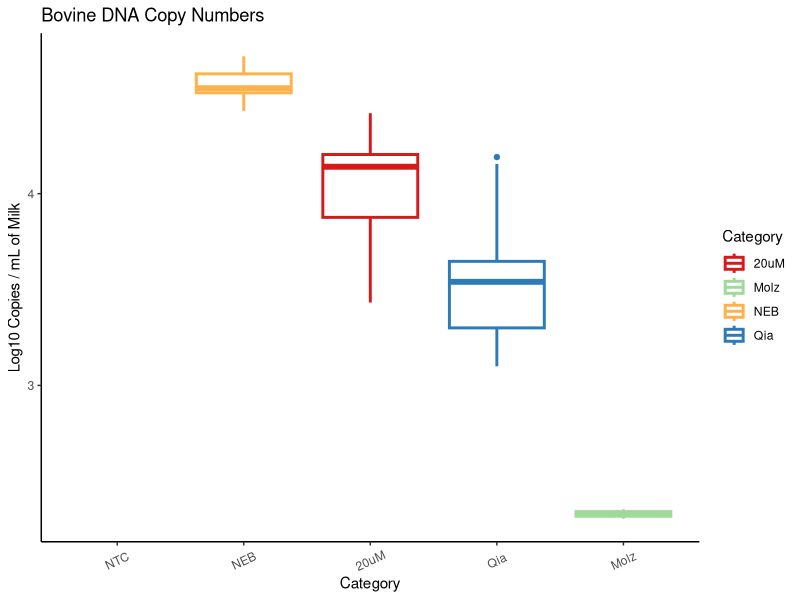
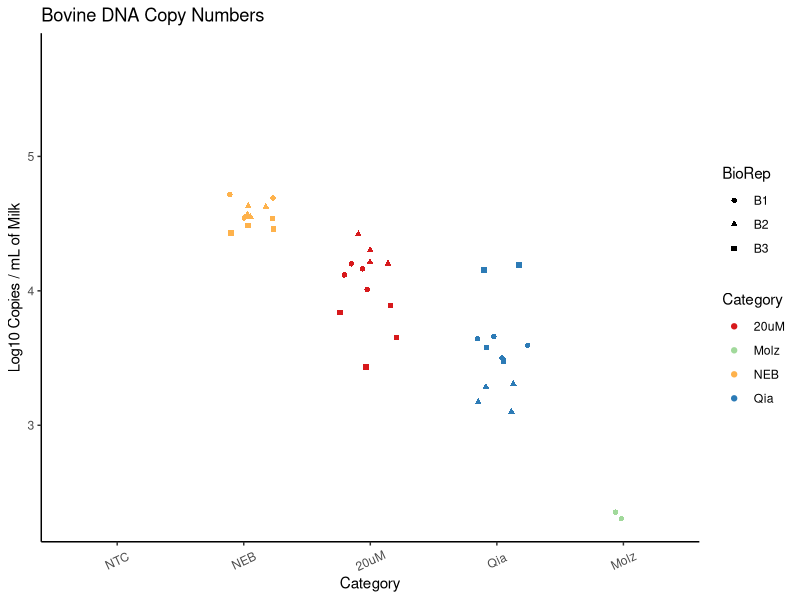

Write the R code that produced these figures, in order. (Note: this script raises an error after producing the figures.)
## ---- chunk 1
#Data File: OpenRefineHostDepletionData1.23.19
library(ggplot2)
library(dplyr)
library(emmeans)
library(multcompView)

#Read Data
AllData <- read.table("OpenRefineHostDepletionData1.23.19.txt", sep="\t",  fill = TRUE, header=TRUE)
SampleData <- AllData %>% filter(Category!="Standard") %>% filter(Category!="NEBdiluent")
dim (SampleData)

#Getting All variables and all levels within each

#sapply(SampleData, levels)
#SampleData %>% 
#     sapply(levels)

#Summary Statistics
SampleData.summary <- SampleData %>%
  group_by(Target.Name,Category,BioRep) %>%
  summarize(mean_CopyN_permLMilk=mean(LogCopiespermLofMilk,na.rm=T),
            st_dev=sd(LogCopiespermLofMilk,na.rm=T),
            n_missing=sum(is.na(LogCopiespermLofMilk)),
            n_total=n())
write.table (SampleData.summary, "SampleData.summary.txt", sep="\t" ) 
## ---- chunk 2

#Filter Subset from Sample Data
Bovine <- SampleData %>% filter(Target.Name=="BovineUXT")
dim(Bovine)

#Summary Statistics
Bovine.summary <- Bovine %>%
  group_by(Category) %>%
  summarize(mean_CopyN_permLMilk=mean(LogCopiespermLofMilk,na.rm=T),
            st_dev=sd(LogCopiespermLofMilk,na.rm=T),
            n_missing=sum(is.na(LogCopiespermLofMilk)),
            n_total=n())
write.table (Bovine.summary, "Bovine.summary.txt", sep="\t" )
## ---- chunk 3
#Plot Raw Means and Standard Deviations
Colors <- c("20uM" = "#d7191c", "Molz"= "#a1d99b", "NEB"= "#feb24c","NTC"= "#bdbdbd", "Qia"="#2c7bb6")
ggplot(data=Bovine,
       mapping=aes(x=Category,y=LogCopiespermLofMilk, color=Category, ylab="Copy Numbers")) +
  ylab ("Log10 Copies / mL of Milk")+
     geom_boxplot(lwd=1)+
  theme_bw()+
 ggtitle("Bovine DNA Copy Numbers")+
  scale_color_manual(values=Colors)+
  theme(panel.grid.major = element_blank())+
  theme(panel.grid.minor = element_blank())+
  theme(panel.background = element_blank())+
  theme(panel.border = element_blank())+
  theme(axis.line = element_line())+
  theme(axis.text.x=element_text(angle=25,vjust=0.5))+
  scale_x_discrete(limits=c("NTC", "NEB", "20uM", "Qia", "Molz"))

ggplot(data=Bovine,
       mapping=aes(x=Category,y=LogCopiespermLofMilk, color=Category, shape=BioRep)) +
  ylab ("Log10 Copies / mL of Milk")+
    geom_jitter(width=0.25)+
  ggtitle("Bovine DNA Copy Numbers")+
  theme_bw()+
  scale_color_manual(values=Colors)+
  theme(panel.grid.major = element_blank())+
  theme(panel.grid.minor = element_blank())+
  theme(panel.background = element_blank())+
  theme(panel.border = element_blank())+
  theme(axis.line = element_line())+
  theme(axis.text.x=element_text(angle=25,vjust=0.5))+
  scale_x_discrete(limits=c("NTC", "NEB", "20uM", "Qia", "Molz"))

## ---- chunk 4
# Model Selection
#3 linear models were compared: including BioRep only, qPCRefficiency only, and both as covariates. Best model fit was used as the final model. 
m_Bovine.LogCopiespermLofMilk1 <- lm( LogCopiespermLofMilk ~ Category + BioRep, data=Bovine )
summary(m_Bovine.LogCopiespermLofMilk1)

m_Bovine.LogCopiespermLofMilk2 <- lm( LogCopiespermLofMilk ~ Category + qPCRefficiency, data=Bovine )
summary(m_Bovine.LogCopiespermLofMilk2)

m_Bovine.LogCopiespermLofMilk3 <- lm( LogCopiespermLofMilk ~ Category + qPCRefficiency + BioRep, data=Bovine )
summary(m_Bovine.LogCopiespermLofMilk3)

anova(m_Bovine.LogCopiespermLofMilk1, m_Bovine.LogCopiespermLofMilk2)
# Model with qPCRefficiency does not have better fit than model with BioRep
anova(m_Bovine.LogCopiespermLofMilk2, m_Bovine.LogCopiespermLofMilk3)
# Model with both qPCRefficiency and BioRep does not have better fit than model with qPCRefficiency only
anova(m_Bovine.LogCopiespermLofMilk1, m_Bovine.LogCopiespermLofMilk3)
# Fit of model with both qPCRefficiency and BioRep is not different from fit of model with BioRep only
anova(m_Bovine.LogCopiespermLofMilk1, m_Bovine.LogCopiespermLofMilk2, m_Bovine.LogCopiespermLofMilk3)

AIC (m_Bovine.LogCopiespermLofMilk1)
AIC (m_Bovine.LogCopiespermLofMilk2)
AIC (m_Bovine.LogCopiespermLofMilk3)
# Final model chosen:
# Model 1: LogCopiespermLofMilk ~ Category + BioRep
## ---- chunk 5
# Fit Linear Model

m_Bovine.LogCopiespermLofMilk <- lm( LogCopiespermLofMilk ~ Category + BioRep, data=Bovine )
summary(m_Bovine.LogCopiespermLofMilk)

# Model Fit Plots

plot(x=predict(m_Bovine.LogCopiespermLofMilk),y=resid(m_Bovine.LogCopiespermLofMilk), col=Bovine$Category)
  
  # using ggplot2
Colors <- c("20uM" = "#d7191c", "Molz"= "#a1d99b", "NEB"= "#feb24c","NTC"= "#bdbdbd", "Qia"="#2c7bb6")
ggplot(m_Bovine.LogCopiespermLofMilk, aes(x=predict(m_Bovine.LogCopiespermLofMilk), y=resid(m_Bovine.LogCopiespermLofMilk), color=Category)) +
  geom_point()+
  theme_bw()+
  ggtitle("Bovine - Model Fit - Residuals vs Predicted")+
  scale_color_manual(values=Colors)+
  theme(panel.grid.major = element_blank())+
  theme(panel.grid.minor = element_blank())+
  theme(panel.background = element_blank())+
  theme(panel.border = element_blank())+
  theme(axis.line = element_line())+
  geom_hline(yintercept = 1) +
  geom_hline(yintercept = -1)

  # qqplots
qqnorm(resid(m_Bovine.LogCopiespermLofMilk),col=Bovine$Category)
qqline(resid(m_Bovine.LogCopiespermLofMilk))

summary(m_Bovine.LogCopiespermLofMilk)

#All residuals are < 1. 
## ---- chunk 6
# Check Tukey-adjusted pairwise comparison of kit estimates
m_Bovine.LogCopiespermLofMilk_emmeans <- emmeans(m_Bovine.LogCopiespermLofMilk,pairwise~Category)
# Use compact letter display for convenience
m_Bovine.LogCopiespermLofMilk_cld <- CLD(m_Bovine.LogCopiespermLofMilk_emmeans$emmeans,
                         Letters=LETTERS)
m_Bovine.LogCopiespermLofMilk_cld

# Get fitted values from model to plot with other software
emmeans(m_Bovine.LogCopiespermLofMilk,~ Category) %>%
  summary() %>%
  data.frame() 

# Plot fitted values from model
Colors <- c("20uM" = "#d7191c", "Molz"= "#a1d99b", "NEB"= "#feb24c","NTC"= "#bdbdbd", "Qia"="#2c7bb6")

emmeans(m_Bovine.LogCopiespermLofMilk,~Category) %>%
  summary() %>%
  data.frame() %>%
ggplot(aes(x=Category,y=emmean,color=Category)) +
  geom_point() +
  labs(y="Estimated Marginal Means") +
  geom_errorbar(aes(ymin=lower.CL,ymax=upper.CL),width=0.5) +
  geom_text(data=data.frame(m_Bovine.LogCopiespermLofMilk_cld),aes(x=Category,label=`.group`),hjust=-.1) +
  theme_bw()+
 ggtitle("Bovine Copy Numbers")+
  scale_color_manual(values=Colors)+
  theme(panel.grid.major = element_blank())+
  theme(panel.grid.minor = element_blank())+
  theme(panel.background = element_blank())+
  theme(panel.border = element_blank())+
  theme(axis.line = element_line())+
  theme(axis.text.x=element_text(angle=25,vjust=0.5))+
scale_x_discrete(limits=c("NTC", "NEB", "20uM", "Qia", "Molz"))
ggsave("BovineKits.TIFF")
## ---- chunk 7

#Filter Subset from Sample Data
TotalBacterialDNA <- SampleData %>% filter(Target.Name=="Total16S")
dim(TotalBacterialDNA)

#Summary Statistics
TotalBacterialDNA.summary <- TotalBacterialDNA %>%
  group_by(Category) %>%
  summarize(mean_CopyN_permLMilk=mean(LogCopiespermLofMilk,na.rm=T),
            st_dev=sd(LogCopiespermLofMilk,na.rm=T),
            n_missing=sum(is.na(LogCopiespermLofMilk)),
            n_total=n())
write.table (TotalBacterialDNA.summary, "TotalBacterialDNA.summary.txt", sep="\t" )
## ---- chunk 8
#Plot Raw Means and Standard Deviations
Colors <- c("20uM" = "#d7191c", "Molz"= "#a1d99b", "NEB"= "#feb24c","NTC"= "#bdbdbd", "Qia"="#2c7bb6")
ggplot(data=TotalBacterialDNA,
       mapping=aes(x=Category,y=LogCopiespermLofMilk, color=Category, ylab="Copy Numbers")) +
  ylab ("Log10 Copies / mL of Milk")+
     geom_boxplot(lwd=1)+
  theme_bw()+
 ggtitle("TotalBacterialDNA DNA Copy Numbers")+
  scale_color_manual(values=Colors)+
  theme(panel.grid.major = element_blank())+
  theme(panel.grid.minor = element_blank())+
  theme(panel.background = element_blank())+
  theme(panel.border = element_blank())+
  theme(axis.line = element_line())+
  theme(axis.text.x=element_text(angle=25,vjust=0.5))+
  scale_x_discrete(limits=c("NTC", "NEB", "20uM", "Qia", "Molz"))

ggplot(data=TotalBacterialDNA,
       mapping=aes(x=Category,y=LogCopiespermLofMilk, color=Category, shape=BioRep)) +
  ylab ("Log10 Copies / mL of Milk")+
    geom_jitter(width=0.25)+
  ggtitle("TotalBacterialDNA DNA Copy Numbers")+
  theme_bw()+
  scale_color_manual(values=Colors)+
  theme(panel.grid.major = element_blank())+
  theme(panel.grid.minor = element_blank())+
  theme(panel.background = element_blank())+
  theme(panel.border = element_blank())+
  theme(axis.line = element_line())+
  theme(axis.text.x=element_text(angle=25,vjust=0.5))+
  scale_x_discrete(limits=c("NTC", "NEB", "20uM", "Qia", "Molz"))

## ---- chunk 9
# Model Selection
#3 linear models were compared: including BioRep only, qPCRefficiency only, and both as covariates. Best model fit was used as the final model. 
m_TotalBacterialDNA.LogCopiespermLofMilk1 <- lm( LogCopiespermLofMilk ~ Category + BioRep, data=TotalBacterialDNA )
summary(m_TotalBacterialDNA.LogCopiespermLofMilk1)

m_TotalBacterialDNA.LogCopiespermLofMilk2 <- lm( LogCopiespermLofMilk ~ Category + qPCRefficiency, data=TotalBacterialDNA )
summary(m_TotalBacterialDNA.LogCopiespermLofMilk2)

m_TotalBacterialDNA.LogCopiespermLofMilk3 <- lm( LogCopiespermLofMilk ~ Category + qPCRefficiency + BioRep, data=TotalBacterialDNA )
summary(m_TotalBacterialDNA.LogCopiespermLofMilk3)

anova(m_TotalBacterialDNA.LogCopiespermLofMilk1, m_TotalBacterialDNA.LogCopiespermLofMilk2)
# Model with qPCRefficiency does not have better fit than model with BioRep
anova(m_TotalBacterialDNA.LogCopiespermLofMilk2, m_TotalBacterialDNA.LogCopiespermLofMilk3)
# Model with both qPCRefficiency and BioRep does not have better fit than model with qPCRefficiency only
anova(m_TotalBacterialDNA.LogCopiespermLofMilk1, m_TotalBacterialDNA.LogCopiespermLofMilk3)
# Fit of model with both qPCRefficiency and BioRep is not different from fit of model with BioRep only
anova(m_TotalBacterialDNA.LogCopiespermLofMilk1, m_TotalBacterialDNA.LogCopiespermLofMilk2, m_TotalBacterialDNA.LogCopiespermLofMilk3)

AIC (m_TotalBacterialDNA.LogCopiespermLofMilk1)
AIC (m_TotalBacterialDNA.LogCopiespermLofMilk2)
AIC (m_TotalBacterialDNA.LogCopiespermLofMilk3)
# Final model chosen:
# Model 1: LogCopiespermLofMilk ~ Category + BioRep
## ---- chunk 10
# Fit Linear Model

m_TotalBacterialDNA.LogCopiespermLofMilk <- lm( LogCopiespermLofMilk ~ Category + BioRep, data=TotalBacterialDNA )
summary(m_TotalBacterialDNA.LogCopiespermLofMilk)

# Model Fit Plots

plot(x=predict(m_TotalBacterialDNA.LogCopiespermLofMilk),y=resid(m_TotalBacterialDNA.LogCopiespermLofMilk), col=TotalBacterialDNA$Category)
  
  # using ggplot2
Colors <- c("20uM" = "#d7191c", "Molz"= "#a1d99b", "NEB"= "#feb24c","NTC"= "#bdbdbd", "Qia"="#2c7bb6")
ggplot(m_TotalBacterialDNA.LogCopiespermLofMilk, aes(x=predict(m_TotalBacterialDNA.LogCopiespermLofMilk), y=resid(m_TotalBacterialDNA.LogCopiespermLofMilk), color=Category)) +
  geom_point()+
  theme_bw()+
  ggtitle("TotalBacterialDNA - Model Fit - Residuals vs Predicted")+
  scale_color_manual(values=Colors)+
  theme(panel.grid.major = element_blank())+
  theme(panel.grid.minor = element_blank())+
  theme(panel.background = element_blank())+
  theme(panel.border = element_blank())+
  theme(axis.line = element_line())+
  geom_hline(yintercept = 1) +
  geom_hline(yintercept = -1)

  # qqplots
qqnorm(resid(m_TotalBacterialDNA.LogCopiespermLofMilk),col=TotalBacterialDNA$Category)
qqline(resid(m_TotalBacterialDNA.LogCopiespermLofMilk))

summary(m_TotalBacterialDNA.LogCopiespermLofMilk)

#All residuals are < 1. 
## ---- chunk 11
# Check Tukey-adjusted pairwise comparison of kit estimates
m_TotalBacterialDNA.LogCopiespermLofMilk_emmeans <- emmeans(m_TotalBacterialDNA.LogCopiespermLofMilk,pairwise~Category)
# Use compact letter display for convenience
m_TotalBacterialDNA.LogCopiespermLofMilk_cld <- CLD(m_TotalBacterialDNA.LogCopiespermLofMilk_emmeans$emmeans,
                         Letters=LETTERS)
m_TotalBacterialDNA.LogCopiespermLofMilk_cld

# Get fitted values from model to plot with other software
emmeans(m_TotalBacterialDNA.LogCopiespermLofMilk,~ Category) %>%
  summary() %>%
  data.frame() 

# Plot fitted values from model
Colors <- c("20uM" = "#d7191c", "Molz"= "#a1d99b", "NEB"= "#feb24c","NTC"= "#bdbdbd", "Qia"="#2c7bb6")

emmeans(m_TotalBacterialDNA.LogCopiespermLofMilk,~Category) %>%
  summary() %>%
  data.frame() %>%
ggplot(aes(x=Category,y=emmean,color=Category)) +
  geom_point() +
  labs(y="Estimated Marginal Means") +
  geom_errorbar(aes(ymin=lower.CL,ymax=upper.CL),width=0.5) +
  geom_text(data=data.frame(m_TotalBacterialDNA.LogCopiespermLofMilk_cld),aes(x=Category,label=`.group`),hjust=-.1) +
  theme_bw()+
 ggtitle("Total Bacterial DNA Copy Numbers")+
  scale_color_manual(values=Colors)+
  theme(panel.grid.major = element_blank())+
  theme(panel.grid.minor = element_blank())+
  theme(panel.background = element_blank())+
  theme(panel.border = element_blank())+
  theme(axis.line = element_line())+
  theme(axis.text.x=element_text(angle=25,vjust=0.5))+
  scale_x_discrete(limits=c("NTC", "NEB", "20uM", "Qia", "Molz"))
## ---- chunk 12

df1_Bovine.rawdata <- Bovine[c(20,30,23)]

df2_Bovine.model<-emmeans(m_Bovine.LogCopiespermLofMilk,~Category) %>%
  summary() %>%
  data.frame()

ggplot() +
  geom_jitter(data=df1_Bovine.rawdata,aes(x=Category,y=LogCopiespermLofMilk)) +
  geom_point(data=df2_Bovine.model,aes(x=Category,y=emmean,fill=Category))+
  geom_errorbar(data=df2_Bovine.model,aes(x=Category,ymin=lower.CL,ymax=upper.CL),width=0.5)+
  scale_x_discrete(limits=c("NTC", "NEB", "20uM", "Qia", "Molz"))
  
# Making the plot pretty

Colors <- c("20uM" = "#d7191c", "Molz"= "#a1d99b", "NEB"= "#feb24c","NTC"= "#bdbdbd", "Qia"="#2c7bb6")
  
ggplot() +
  geom_jitter(data=df1_Bovine.rawdata,aes(x=Category,y=LogCopiespermLofMilk,color=Category, shape=BioRep)) +
  scale_color_manual(values=Colors)+
  geom_point(data=df2_Bovine.model,aes(x=Category,y=emmean,fill=Category))+
  geom_errorbar(data=df2_Bovine.model,aes(x=Category,ymin=lower.CL,ymax=upper.CL),width=0.5)+  
  geom_text(data =data.frame(m_Bovine.LogCopiespermLofMilk_cld),aes(x=Category,label=`.group`, y=emmean),hjust=-.5) +
ylim(1.5, 6.5)+
xlab("Kit")+
ylab ("Log10 Copies / mL of Milk")+
  theme_bw()+
  ggtitle("Bovine Copy Numbers")+
  scale_color_manual(values=Colors)+
  theme(panel.grid.major = element_blank())+
  theme(panel.grid.minor = element_blank())+
  theme(panel.background = element_blank())+
  theme(panel.border = element_blank())+
  theme(axis.line = element_line())+
  theme(axis.text.x=element_text(angle=25,vjust=0.5))+
scale_x_discrete(limits=c("NTC", "NEB", "20uM", "Qia", "Molz"))
ggsave("BovineKitComparison.TIFF")
## ---- chunk 13

df1_TotalBacterialDNA.rawdata <- TotalBacterialDNA[c(20,30,23)]

df2_TotalBacterialDNA.model<-emmeans(m_TotalBacterialDNA.LogCopiespermLofMilk,~Category) %>%
  summary() %>%
  data.frame()

ggplot() +
  geom_jitter(data=df1_TotalBacterialDNA.rawdata,aes(x=Category,y=LogCopiespermLofMilk)) +
  geom_point(data=df2_TotalBacterialDNA.model,aes(x=Category,y=emmean,fill=Category))+
  geom_errorbar(data=df2_TotalBacterialDNA.model,aes(x=Category,ymin=lower.CL,ymax=upper.CL),width=0.5)+
  scale_x_discrete(limits=c("NTC", "NEB", "20uM", "Qia", "Molz"))
  
# Making the plot pretty

Colors <- c("20uM" = "#d7191c", "Molz"= "#a1d99b", "NEB"= "#feb24c","NTC"= "#bdbdbd", "Qia"="#2c7bb6")
  
ggplot() +
  geom_jitter(data=df1_TotalBacterialDNA.rawdata,aes(x=Category,y=LogCopiespermLofMilk,color=Category, shape=BioRep)) +
  scale_color_manual(values=Colors)+
  geom_point(data=df2_TotalBacterialDNA.model,aes(x=Category,y=emmean,fill=Category))+
  geom_errorbar(data=df2_TotalBacterialDNA.model,aes(x=Category,ymin=lower.CL,ymax=upper.CL),width=0.5)+  
  geom_text(data =data.frame(m_Bovine.LogCopiespermLofMilk_cld),aes(x=Category,label=`.group`, y=emmean),hjust = 0, nudge_x = 0.09, nudge_y = 0.5) +
ylim(1.5, 6.5)+
xlab("Kit")+
ylab ("Log10 Copies / mL of Milk")+
  theme_bw()+
  ggtitle("Total Bacterial DNA Copy Numbers")+
  scale_color_manual(values=Colors)+
  theme(panel.grid.major = element_blank())+
  theme(panel.grid.minor = element_blank())+
  theme(panel.background = element_blank())+
  theme(panel.border = element_blank())+
  theme(axis.line = element_line())+
  theme(axis.text.x=element_text(angle=25,vjust=0.5))+
scale_x_discrete(limits=c("NTC", "NEB", "20uM", "Qia", "Molz"))
ggsave("TotalBacteriaKitComparison.TIFF", dpi = 300)

## ---- chunk 14
library(ggplot2)
library(dplyr)
library(emmeans)

# Plot fitted values from model
Colors <- c("20uM" = "#d7191c", "Molz"= "#a1d99b", "NEB"= "#feb24c","NTC"= "#bdbdbd", "Qia"="#2c7bb6")

#Bovine
df1_rawdata<-SampleData[c(29,6,20)]

df2_Bacteria.model<-emmeans(m_TotalBacterialDNA.LogCopiespermLofMilk,~Category) %>%
  summary() %>%
  data.frame()
## ---- chunk 15
ggplot(data=SampleData, mapping=aes(x=Cat.Target,y=LogCopiespermLofMilk))+
  geom_point()+
  geom_jitter()+
  aes(colour=factor(Target.Name))+
  theme_bw()+
 ggtitle("Normalized Copy Numbers")+
  theme(panel.grid.major = element_blank())+
  theme(panel.grid.minor = element_blank())+
  theme(panel.background = element_blank())+
  theme(panel.border = element_blank())+
  theme(axis.line = element_line())+
  theme(axis.text.x=element_text(angle=25,vjust=0.5))+
scale_x_discrete(limits=c("NTC.Bacteria","NTC.Bovine", "PMA.Bacteria","PMA.Bovine","Molz.Bacteria","Molz.Bovine","NEB.Bacteria","NEB.Bovine","Qia.Bacteria","Qia.Bovine"))

Colors <- c("20uM" = "#d7191c", "Molz"= "#a1d99b", "NEB"= "#feb24c","NTC"= "#bdbdbd", "Qia"="#2c7bb6")

HostPlot <- ggplot(data=SampleData, aes(x=Cat.Target,y=LogCopiespermLofMilk, color=Category, fill=Target.Name))+
   scale_fill_manual(values = c("gray", "white"))

HostPlot + geom_boxplot() + 
  geom_dotplot(binaxis='y', 
               stackdir='center', 
               dotsize = .5) +
  theme_bw()+
  aes(colour=factor(Category))+
  scale_colour_manual(values = Colors)+
  theme(legend.title=element_blank())+
  xlab("Kit")+
  ylab("Log10 Copies / mL of Milk")+
  theme(panel.grid.major = element_blank())+
  theme(panel.grid.minor = element_blank())+
  theme(panel.background = element_blank())+
  theme(panel.border = element_blank())+
  theme(axis.line = element_line())+
  theme(axis.text.x=element_text(angle=90,vjust=0.5))+
  #ylim(0, 7.5)+
  scale_x_discrete(limits=c("NTC.Bacteria","NTC.Bovine"," ", "NEB.Bacteria","NEB.Bovine"," ","PMA.Bacteria","PMA.Bovine"," ","Qia.Bacteria","Qia.Bovine"," ","Molz.Bacteria","Molz.Bovine"))


ggsave("BovBactKitComparison.TIFF", dpi = 300)
